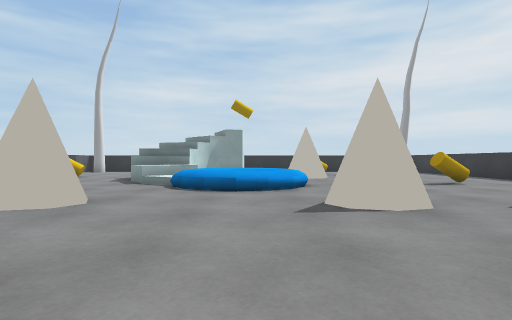
view 1 (above)

17 first-person views from a walk through a scene from a Unity 3-D project. The camera is 0.72 m above the floor, looks level and sees 80° across. The floor is counted in squares, 1 m on a side. Each view is taken from the middle of a square. On the plan, view 1 faces up. The plan holds only what a view shows up to about 10 squares ahead; the rest is blank. The player is left out.

view 2
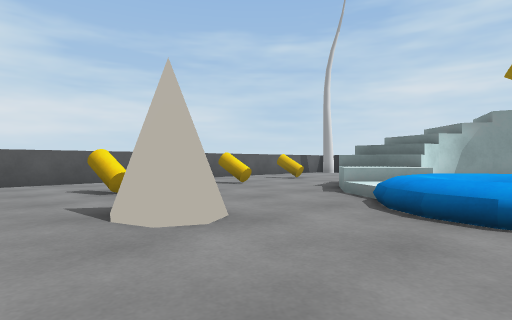

view 3
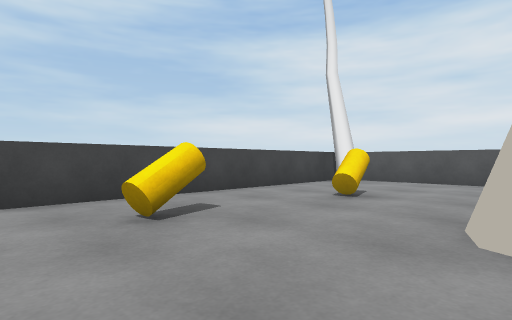

view 4
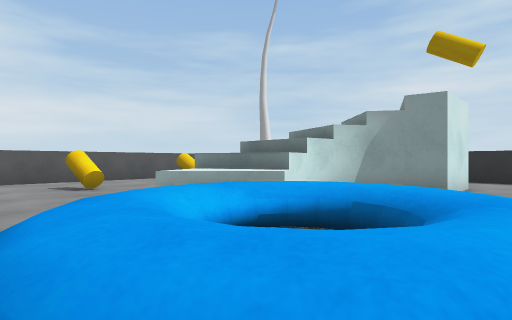

view 5
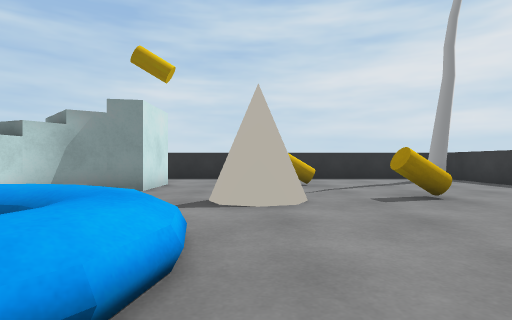

view 6
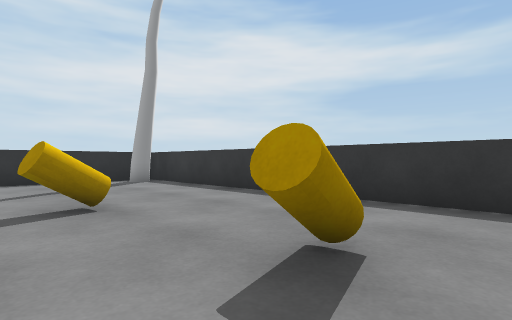

view 7
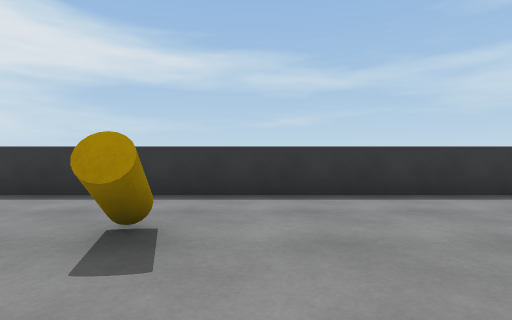

view 8
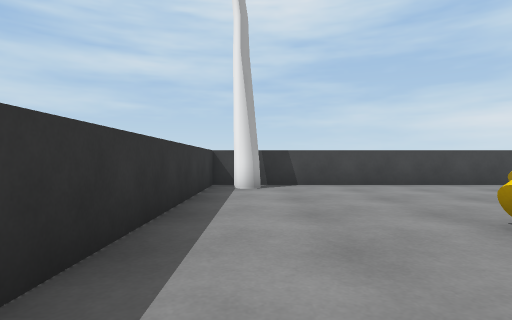

view 9
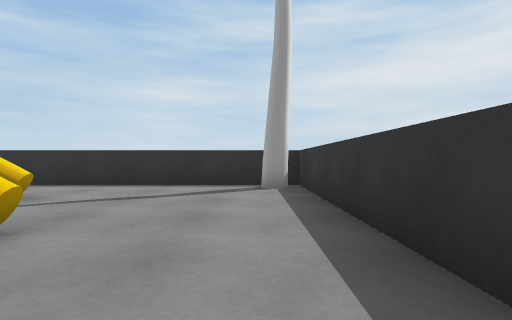

view 10
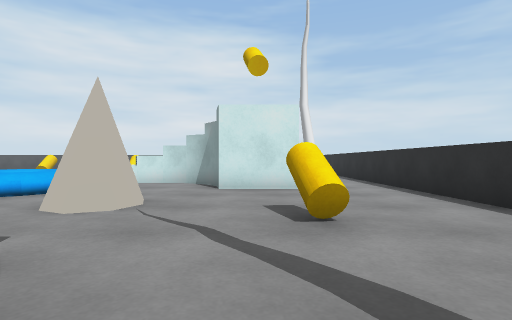

view 11
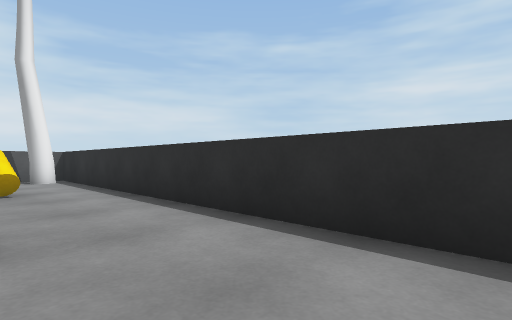

view 12
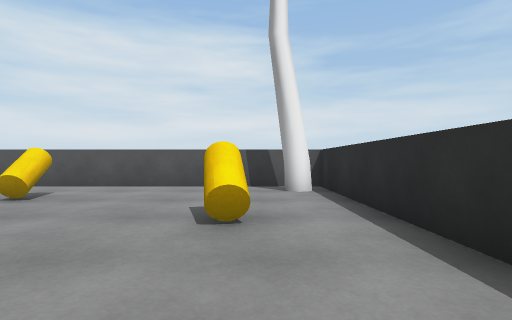

view 13
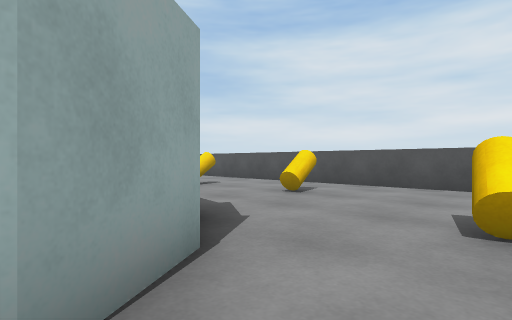

view 14
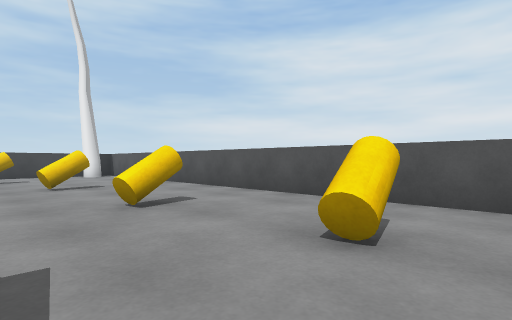

view 15
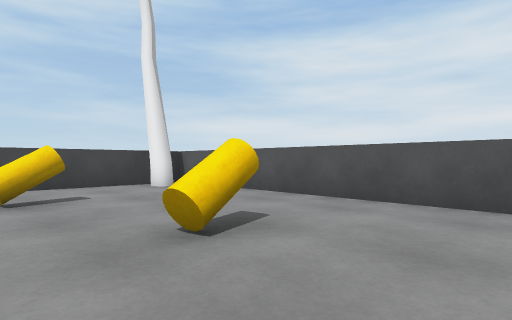

view 16
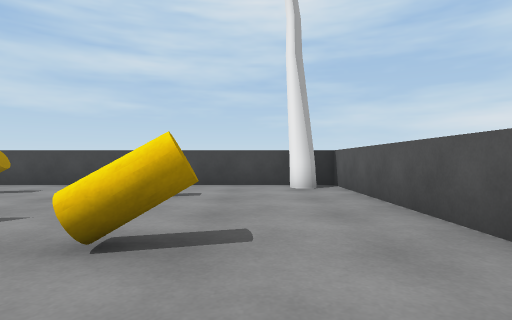

view 17
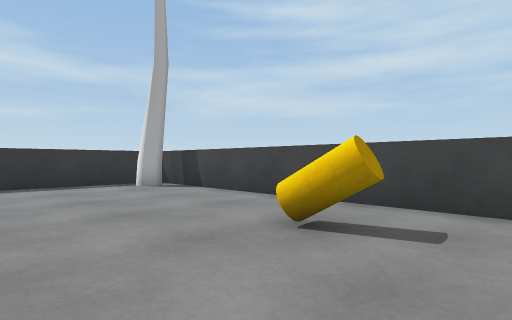

### Floor plan
Key: @ floor where view 1 was taken; # wall or solid block; . floor; ^ raised ledge; C cylinder; O other object.
Columns run from 10 left of view 1 to 10 right of it. Each row starts with its distance up from view 1.
 19 ####################
 18 #O................O##
 17 #...C...............#
 16 #.......##...C......#
 15 #......###..........#
 14 #..... ###..........#
 13 #.C... #....#..C....#
 12 #.....##....#.......#
 11 #.....^^^ ^.........#
 10 #.....^^^^^^........#
  9 #..C...^^^^^....C...#
  8 #.......^^^^........#
  7 #........^^.........#
  6 #...................#
  5 #..C..##....#..C....#
  4 #...................#
  3 #...................#
  2 #...C...............#
  1 #.......C...C.......#
  0 #O........@.......O.#
 -1 #####################

Positions as (right, up) in squares from view 1, and headings:
1: (0, 0), facing up
2: (0, 3), facing up-left
3: (0, 5), facing down-left
4: (1, 7), facing up-left
5: (2, 7), facing up
6: (4, 8), facing up-right
7: (3, 8), facing right
8: (8, 8), facing down
9: (8, 10), facing up
10: (7, 15), facing left
11: (2, 16), facing up-left
12: (-2, 17), facing left
13: (-2, 17), facing down-left
14: (-5, 14), facing down-left
15: (-5, 8), facing down-left
16: (-8, 8), facing down
17: (0, 4), facing down-right
